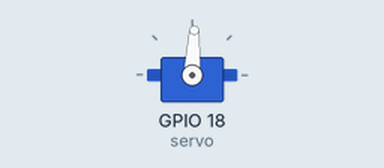
Simulated run of this program. Board: Raspberry Pi (BCM pin numbers). On the bench: servo. Servo angles are drawn from the pulse width (0.5 ms = 0°, 2.5 ms = 180°). At 0.0 s the program stops and its outputs stay as they are.

Above: at 0.1 s.
Timing chart, 0 to 1.5 s (numbered marks = the images above):
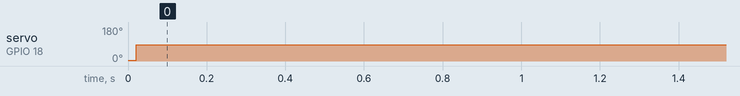

Measured:
- by itself, servo on GPIO 18 (servo): 4° → 87° at 0.02 s

The program:

servo04.py
```python
# Jittering 방지 코드
# 터미널에 sudo pigpiod 치고

from gpiozero import AngularServo
from time import sleep
from signal import pause
from gpiozero.pins.pigpio import PiGPIOFactory

factory = PiGPIOFactory(host = "localhost")

servo = AngularServo(18,
                    min_angle=0, max_angle=180,
                    min_pulse_width=0.00054, max_pulse_width=0.0024,
                    pin_factory = factory)

servo.angle = 90

pause()
```
